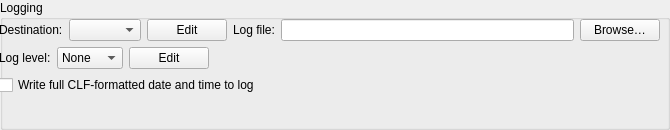
     <widget class="QGroupBox" name="logFileGroupBox">
      <property name="minimumSize">
       <size>
        <width>0</width>
        <height>130</height>
       </size>
      </property>
      <property name="maximumSize">
       <size>
        <width>16777215</width>
        <height>130</height>
       </size>
      </property>
      <property name="title">
       <string>Logging</string>
      </property>
      <property name="alignment">
       <set>Qt::AlignJustify|Qt::AlignTop</set>
      </property>
      <widget class="QWidget" name="verticalLayoutWidget_9">
       <property name="geometry">
        <rect>
         <x>-1</x>
         <y>19</y>
         <width>661</width>
         <height>91</height>
        </rect>
       </property>
       <layout class="QVBoxLayout" name="verticalLayout_9">
        <property name="sizeConstraint">
         <enum>QLayout::SetMinAndMaxSize</enum>
        </property>
        <item>
         <layout class="QHBoxLayout" name="logFileBoxesHorizontalLayout_5">
          <property name="sizeConstraint">
           <enum>QLayout::SetMaximumSize</enum>
          </property>
          <item>
           <widget class="QLabel" name="label">
            <property name="text">
             <string>Destination:</string>
            </property>
           </widget>
          </item>
          <item>
           <widget class="QComboBox" name="logDestinationComboBox"/>
          </item>
          <item>
           <widget class="QPushButton" name="logDestComboEditPushButton">
            <property name="text">
             <string>Edit</string>
            </property>
           </widget>
          </item>
          <item>
           <widget class="QLabel" name="logFileLabel">
            <property name="text">
             <string>Log file:</string>
            </property>
           </widget>
          </item>
          <item>
           <widget class="QLineEdit" name="logFileLineEdit"/>
          </item>
          <item>
           <widget class="QPushButton" name="logFileBrowsePushButton">
            <property name="text">
             <string>Browse…</string>
            </property>
           </widget>
          </item>
         </layout>
        </item>
        <item>
         <layout class="QHBoxLayout" name="horizontalLayout_5">
          <property name="sizeConstraint">
           <enum>QLayout::SetMinimumSize</enum>
          </property>
          <item>
           <widget class="QLabel" name="logLevelLabel">
            <property name="sizePolicy">
             <sizepolicy hsizetype="Minimum" vsizetype="Preferred">
              <horstretch>0</horstretch>
              <verstretch>0</verstretch>
             </sizepolicy>
            </property>
            <property name="text">
             <string>Log level:</string>
            </property>
           </widget>
          </item>
          <item>
           <widget class="QComboBox" name="logLevelComboBox">
            <item>
             <property name="text">
              <string>None</string>
             </property>
            </item>
            <item>
             <property name="text">
              <string>Error</string>
             </property>
            </item>
            <item>
             <property name="text">
              <string>Warn</string>
             </property>
            </item>
            <item>
             <property name="text">
              <string>Info</string>
             </property>
            </item>
            <item>
             <property name="text">
              <string>Debug</string>
             </property>
            </item>
           </widget>
          </item>
          <item>
           <widget class="QPushButton" name="logLevelComboEditPushButton">
            <property name="text">
             <string>Edit</string>
            </property>
           </widget>
          </item>
          <item>
           <spacer name="horizontalSpacer">
            <property name="orientation">
             <enum>Qt::Horizontal</enum>
            </property>
            <property name="sizeHint" stdset="0">
             <size>
              <width>40</width>
              <height>20</height>
             </size>
            </property>
           </spacer>
          </item>
         </layout>
        </item>
        <item>
         <widget class="QCheckBox" name="logclftimeCheckBox">
          <property name="text">
           <string>Write full CLF-formatted date and time to log</string>
          </property>
         </widget>
        </item>
       </layout>
      </widget>
     </widget>
